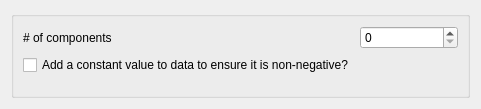
<?xml version="1.0" encoding="UTF-8"?>
<ui version="4.0">
 <class>Form</class>
 <widget class="QWidget" name="Form">
  <property name="geometry">
   <rect>
    <x>0</x>
    <y>0</y>
    <width>481</width>
    <height>109</height>
   </rect>
  </property>
  <property name="sizePolicy">
   <sizepolicy hsizetype="Ignored" vsizetype="Ignored">
    <horstretch>0</horstretch>
    <verstretch>0</verstretch>
   </sizepolicy>
  </property>
  <property name="windowTitle">
   <string>Form</string>
  </property>
  <layout class="QVBoxLayout" name="verticalLayout">
   <item>
    <widget class="QGroupBox" name="groupBox">
     <layout class="QFormLayout" name="formLayout">
      <property name="fieldGrowthPolicy">
       <enum>QFormLayout::AllNonFixedFieldsGrow</enum>
      </property>
      <item row="0" column="0">
       <widget class="QLabel" name="nc_label">
        <property name="text">
         <string># of components</string>
        </property>
       </widget>
      </item>
      <item row="0" column="1">
       <widget class="QSpinBox" name="nc_spin"/>
      </item>
      <item row="1" column="0">
       <widget class="QCheckBox" name="add_constant_check">
        <property name="text">
         <string>Add a constant value to data to ensure it is non-negative?</string>
        </property>
       </widget>
      </item>
     </layout>
    </widget>
   </item>
  </layout>
 </widget>
 <resources/>
 <connections/>
</ui>
